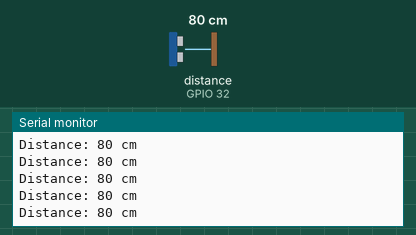
Simulated run of this sketch. Board: ESP32. Parts: the last lines printed to the serial monitor. Wiring (inferred from the names in the program): ultrasonic range finder: trigger GPIO 33; echo GPIO 32. Inputs (shaded band) come from the test bench; at power-on: distance to the obstacle (sensor on GPIO 32) 80 cm. The echo pulse lasts 58.3 µs per cm; WiFi joins after 1.5 s; servers stay silent unless stated.

Above: at 2.7 s.
2.8 s: distance to the obstacle (sensor on GPIO 32) set to 35 cm
At 3.03 s:
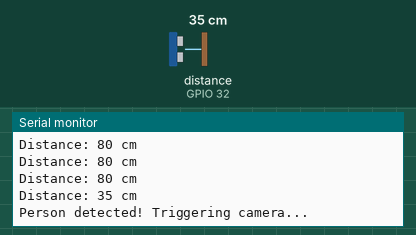
4.5 s: distance to the obstacle (sensor on GPIO 32) set to 2 cm
At 4.51 s:
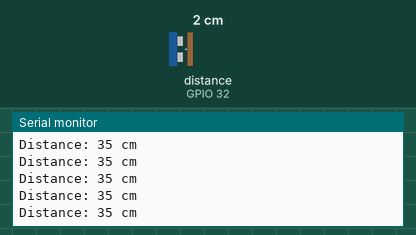
Timing chart, 0 to 7.5 s (numbered marks = the images above; inputs shaded):
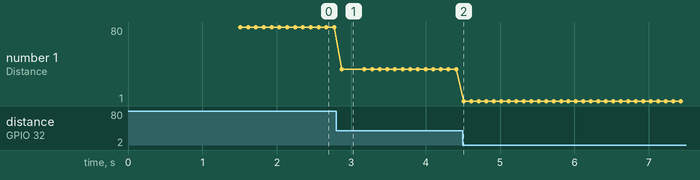

Measured:
- after the input at 2.8 s, the serial monitor: prints a new line after 0.07 s (image 1)
- plotted number 1: 80 → 35 after the input at 2.8 s, 35 → 1 after the input at 4.5 s

The sketch:

sender.ino
```cpp
#include <WiFi.h>
#include <HTTPClient.h>

// WiFi credentials
const char* ssid = "Sigazen";
const char* password = "00440044Cc";

// ESP32-CAM IP address
const char* receiverIP = "192.168.40.19";  // Replace with ESP32-CAM's IP
const int receiverPort = 8080;

// Ultrasonic sensor pins
const int trigPin = 33;  // Adjust these pins according to your wiring
const int echoPin = 32;


long duration, distance;

// Distance threshold (in cm)
const int THRESHOLD = 50;  // Adjust this value based on your needs
const int MIN_DISTANCE = 20;  // Minimum distance to prevent false triggers

// Timing control
unsigned long lastTriggerTime = 0;
const unsigned long TRIGGER_DELAY = 2000; // 2 seconds between triggers

void setup() {
  Serial.begin(115200);

  // Setup ultrasonic sensor pins
  pinMode(trigPin, OUTPUT);
  pinMode(echoPin, INPUT);
  // Connect to WiFi
  WiFi.begin(ssid, password);
  while (WiFi.status() != WL_CONNECTED) {
    delay(500);
    Serial.print(".");
  }
  Serial.println("\nWiFi connected");
  Serial.print("IP address: ");
  Serial.println(WiFi.localIP());
}

int getDistance() {
  // Trigger ultrasonic pulse
  digitalWrite(trigPin, LOW);
  delayMicroseconds(2);
  digitalWrite(trigPin, HIGH);
  delayMicroseconds(10);
  digitalWrite(trigPin, LOW);

  // Read the response
  long duration = pulseIn(echoPin, HIGH);

  // Calculate distance in centimeters
  int distance = (duration/2) / 29.1;

  return distance;
}

void sendPhotoCommand() {
  if (WiFi.status() == WL_CONNECTED) {
    HTTPClient http;
    String url = "http://" + String(receiverIP) + ":" + String(receiverPort) + "/take_photo";

    http.begin(url);
    int httpResponseCode = http.GET();

    if (httpResponseCode > 0) {
      Serial.println("Photo command sent successfully");
    } else {
      Serial.print("Error sending command: ");
      Serial.println(httpResponseCode);
    }

    http.end();
  }
}

void loop() {
  int distance = getDistance();
  unsigned long currentTime = millis();

  // Print distance for debugging
  Serial.print("Distance: ");
  Serial.print(distance);
  Serial.println(" cm");

  // Check if someone is in range and enough time has passed since last trigger
  if (distance < THRESHOLD && distance > MIN_DISTANCE &&
      (currentTime - lastTriggerTime > TRIGGER_DELAY)) {
    Serial.println("Person detected! Triggering camera...");
    sendPhotoCommand();
    lastTriggerTime = currentTime;
  }

  delay(100);  // Small delay between readings
}
```
